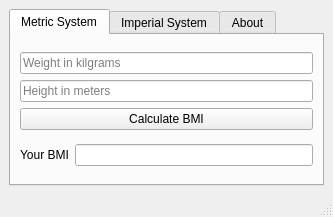
<?xml version="1.0" encoding="UTF-8"?>
<ui version="4.0">
 <class>MainWindow</class>
 <widget class="QMainWindow" name="MainWindow">
  <property name="geometry">
   <rect>
    <x>0</x>
    <y>0</y>
    <width>333</width>
    <height>217</height>
   </rect>
  </property>
  <property name="minimumSize">
   <size>
    <width>333</width>
    <height>217</height>
   </size>
  </property>
  <property name="maximumSize">
   <size>
    <width>333</width>
    <height>217</height>
   </size>
  </property>
  <property name="windowTitle">
   <string>PyBMI</string>
  </property>
  <property name="windowIcon">
   <iconset resource="resources.qrc">
    <normaloff>:/icons/gui-icon.png</normaloff>:/icons/gui-icon.png</iconset>
  </property>
  <widget class="QWidget" name="centralwidget">
   <layout class="QHBoxLayout" name="horizontalLayout_4">
    <item>
     <widget class="QTabWidget" name="tabWidget">
      <property name="currentIndex">
       <number>0</number>
      </property>
      <widget class="QWidget" name="tab_meteric">
       <attribute name="title">
        <string>Metric System</string>
       </attribute>
       <layout class="QHBoxLayout" name="horizontalLayout_2">
        <item>
         <layout class="QVBoxLayout" name="verticalLayout_2">
          <item>
           <layout class="QVBoxLayout" name="verticalLayout">
            <item>
             <widget class="QLineEdit" name="lineEdit_weight_in_kg">
              <property name="toolTip">
               <string>Input your weight in kilograms</string>
              </property>
              <property name="placeholderText">
               <string>Weight in kilgrams</string>
              </property>
             </widget>
            </item>
            <item>
             <widget class="QLineEdit" name="lineEdit_height_in_m">
              <property name="toolTip">
               <string>Input your eight in meters</string>
              </property>
              <property name="placeholderText">
               <string>Height in meters</string>
              </property>
             </widget>
            </item>
            <item>
             <widget class="QPushButton" name="pushButton_cal_bmi_kg_m">
              <property name="text">
               <string>Calculate BMI</string>
              </property>
             </widget>
            </item>
           </layout>
          </item>
          <item>
           <layout class="QHBoxLayout" name="horizontalLayout">
            <item>
             <widget class="QLabel" name="label">
              <property name="text">
               <string>Your BMI</string>
              </property>
             </widget>
            </item>
            <item>
             <widget class="QLineEdit" name="lineEdit_bmi_meteric">
              <property name="toolTip">
               <string>Your BMI in meteric system</string>
              </property>
             </widget>
            </item>
           </layout>
          </item>
         </layout>
        </item>
       </layout>
      </widget>
      <widget class="QWidget" name="tab_imperial">
       <attribute name="title">
        <string>Imperial System</string>
       </attribute>
       <layout class="QHBoxLayout" name="horizontalLayout_5">
        <item>
         <layout class="QVBoxLayout" name="verticalLayout_3">
          <item>
           <layout class="QVBoxLayout" name="verticalLayout_4">
            <item>
             <widget class="QLineEdit" name="lineEdit_weight_in_lb">
              <property name="toolTip">
               <string>Input your weight in pounds</string>
              </property>
              <property name="placeholderText">
               <string>Weight in pounds</string>
              </property>
             </widget>
            </item>
            <item>
             <widget class="QLineEdit" name="lineEdit_height_in_inches">
              <property name="toolTip">
               <string>Input your height in inches</string>
              </property>
              <property name="placeholderText">
               <string>Height in inches</string>
              </property>
             </widget>
            </item>
            <item>
             <widget class="QPushButton" name="pushButton_cal_bmi_lb_ft">
              <property name="text">
               <string>Calculate BMI</string>
              </property>
             </widget>
            </item>
           </layout>
          </item>
          <item>
           <layout class="QHBoxLayout" name="horizontalLayout_3">
            <item>
             <widget class="QLabel" name="label_2">
              <property name="text">
               <string>Your BMI</string>
              </property>
             </widget>
            </item>
            <item>
             <widget class="QLineEdit" name="lineEdit_bmi_imperial">
              <property name="toolTip">
               <string>Your BMI in imperial system</string>
              </property>
             </widget>
            </item>
           </layout>
          </item>
         </layout>
        </item>
       </layout>
      </widget>
      <widget class="QWidget" name="tab">
       <attribute name="title">
        <string>About</string>
       </attribute>
       <layout class="QHBoxLayout" name="horizontalLayout_6">
        <item>
         <layout class="QVBoxLayout" name="verticalLayout_5">
          <item>
           <widget class="QLabel" name="label_5">
            <property name="text">
             <string>   Created by Atiq-Ur-Rehman, Anees Hayat, and Azmat Ali</string>
            </property>
            <property name="alignment">
             <set>Qt::AlignCenter</set>
            </property>
           </widget>
          </item>
          <item>
           <widget class="QPushButton" name="pushButton_3">
            <property name="styleSheet">
             <string notr="true">QPushButton{
background: transparent;
border: none;
}</string>
            </property>
            <property name="text">
             <string/>
            </property>
            <property name="icon">
             <iconset resource="resources.qrc">
              <normaloff>:/icons/iib-logo.png</normaloff>:/icons/iib-logo.png</iconset>
            </property>
            <property name="iconSize">
             <size>
              <width>100</width>
              <height>60</height>
             </size>
            </property>
           </widget>
          </item>
          <item>
           <widget class="QLabel" name="label_15">
            <property name="text">
             <string>This work is licensed under a 
Creative Commons
Attribution 4.0 International License.</string>
            </property>
            <property name="alignment">
             <set>Qt::AlignCenter</set>
            </property>
           </widget>
          </item>
         </layout>
        </item>
       </layout>
      </widget>
     </widget>
    </item>
   </layout>
  </widget>
  <widget class="QMenuBar" name="menubar">
   <property name="geometry">
    <rect>
     <x>0</x>
     <y>0</y>
     <width>333</width>
     <height>21</height>
    </rect>
   </property>
  </widget>
  <widget class="QStatusBar" name="statusbar"/>
 </widget>
 <resources>
  <include location="resources.qrc"/>
  <include location="../all_about_blood_types/resources.qrc"/>
 </resources>
 <connections/>
</ui>
